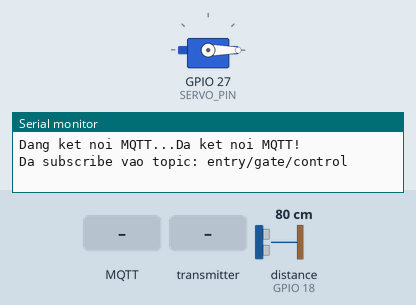
Bench run of a sketch on a simulated ESP32. Shown: servo, the last lines printed to the serial monitor. Wiring (inferred from the names in the program): ultrasonic range finder: trigger GPIO 5; echo GPIO 18. The test bench sets the inputs (shaded band); at power-on: distance to the obstacle (sensor on GPIO 18) 80 cm. The echo pulse lasts 58.3 µs per cm; WiFi joins after 1.5 s; servers stay silent unless stated; random numbers use the default seed unless the sketch sets one; no MQTT or app messages arrive unless stated.

Above: at 2.7 s.
2.8 s: MQTT message "OPEN_GATE" arrives on the first subscribed topic
At 3.8 s:
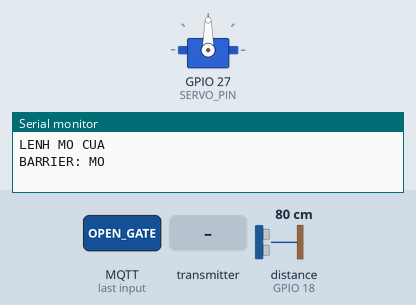
4.3 s: distance to the obstacle (sensor on GPIO 18) set to 2 cm
5.8 s: the transmitter starts sending objectDetected = 0
8.8 s: MQTT message "CLOSE_GATE" arrives on the first subscribed topic
10.3 s: MQTT message "1" arrives on the first subscribed topic
Timing chart, 0 to 12.8 s (numbered marks = the images above; inputs shaded):
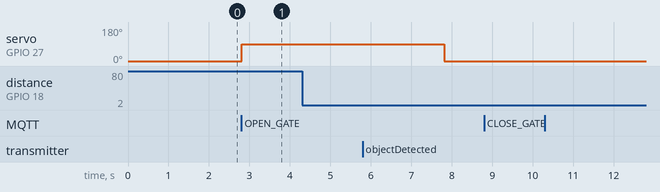

The sketch:

esp32.ino
```cpp
#include <WiFi.h>
#include <esp_now.h>
#include <ESP32Servo.h>
#include <PubSubClient.h>

// Chân kết nối cảm biến siêu âm
#define TRIG_PIN 5
#define ECHO_PIN 18
#define SERVO_PIN 27

Servo barrierServo;

// Biến cho cảm biến siêu âm
unsigned long lastSensorTime = 0;
const unsigned long SENSOR_INTERVAL = 100; // Đọc cảm biến mỗi 100ms
bool objectDetected = false;
bool lastObjectState = false;
float currentDistance = 0.0;

// Biến điều khiển servo
bool barrierIsOpen = false;
unsigned long barrierOpenTime = 0;
const unsigned long BARRIER_OPEN_DURATION = 5000; // 5 giây

// Thông tin WiFi
const char* ssid = "HOANG_GIA_78";
const char* password = "hd456789";

// Thông tin MQTT Server
const char* mqttServer = "tmsherk.id.vn"; // hoặc "13.215.140.112"
const int mqttPort = 1883;
const char* mqttTopic = "entry/gate/control";

// MAC của ESP nhận (ESP32-CAM)
uint8_t receiverMAC[] = {0xD4, 0xE9, 0xF4, 0xA2, 0xEF, 0x58};

// Struct dữ liệu ESP-NOW (đồng bộ với ESP32-CAM)
typedef struct struct_message {
    bool objectDetected;
    char licensePlate[32];
} struct_message;

struct_message dataToSend;
struct_message incomingData;

// Khai báo MQTT Client
WiFiClient wifiClient;
PubSubClient mqttClient(wifiClient);

// Hàm đọc khoảng cách từ cảm biến siêu âm
float readDistance() {
    digitalWrite(TRIG_PIN, LOW);
    delayMicroseconds(2);
    digitalWrite(TRIG_PIN, HIGH);
    delayMicroseconds(10);
    digitalWrite(TRIG_PIN, LOW);

    long duration = pulseIn(ECHO_PIN, HIGH);
    float distance = duration * 0.034 / 2; // Tính khoảng cách theo cm

    return distance;
}

void openBarrier() {
    barrierServo.write(90); // Mở barrier (90 độ)
    barrierIsOpen = true;
    barrierOpenTime = millis();
    Serial.println("BARRIER: MO");
}

void closeBarrier() {
    barrierServo.write(0); // Đóng barrier (0 độ)
    barrierIsOpen = false;
    Serial.println("BARRIER: DONG");
}

void sendData() {
    dataToSend.objectDetected = objectDetected;
    // Xóa nội dung biển số cũ trong data gửi đi
    memset(dataToSend.licensePlate, 0, sizeof(dataToSend.licensePlate));

    esp_err_t result = esp_now_send(receiverMAC, (uint8_t *) &dataToSend, sizeof(dataToSend));

    if (result == ESP_OK) {
        Serial.println("Gui thanh cong");
    } else {
        Serial.println("Loi gui");
    }
}

// Hàm xử lý tin nhắn MQTT
void mqttCallback(char* topic, byte* payload, unsigned int length) {
    Serial.print("Nhan tin nhan MQTT: [");
    Serial.print(topic);
    Serial.print("] ");

    String message;
    for (unsigned int i = 0; i < length; i++) {
        message += (char)payload[i];
    }
    Serial.println(message);

    // Xử lý lệnh điều khiển barrier
    if (message == "OPEN_GATE") {
        Serial.println("LENH MO CUA");
        openBarrier();
    } else if (message == "CLOSE_GATE") {
        Serial.println("LENH DONG CUA");
        closeBarrier();
    }
}

// Hàm kết nối lại MQTT
void reconnectMQTT() {
    while (!mqttClient.connected()) {
        Serial.print("Dang ket noi MQTT...");

        // Tạo client ID ngẫu nhiên
        String clientId = "ESP32-Barrier-";
        clientId += String(random(0xffff), HEX);

        if (mqttClient.connect(clientId.c_str())) {
            Serial.println("Da ket noi MQTT!");

            // Subscribe vào topic điều khiển
            mqttClient.subscribe(mqttTopic);
            Serial.print("Da subscribe vao topic: ");
            Serial.println(mqttTopic);

        } else {
            Serial.print("Loi ket noi MQTT, code: ");
            Serial.print(mqttClient.state());
            Serial.println(". Thu lai sau 5s...");
            delay(5000);
        }
    }
}

void OnDataSent(const wifi_tx_info_t *info, esp_now_send_status_t status) {
    Serial.print("Trang thai gui: ");
    Serial.println(status == ESP_NOW_SEND_SUCCESS ? "Thanh cong" : "That bai");
}

void OnDataRecv(const esp_now_recv_info *info, const uint8_t *data, int len) {
    // Copy dữ liệu nhận được vào struct toàn cục
    memcpy(&incomingData, data, min(len, (int)sizeof(incomingData)));

    Serial.print("Nhan du lieu tu: ");
    for (int i = 0; i < 6; i++) {
        Serial.printf("%02X", info->src_addr[i]);
        if (i < 5) Serial.print(":");
    }
    Serial.println();

    // CHỈ IN THÔNG TIN, KHÔNG MỞ BARRIER
    // Kiểm tra nếu có objectDetected và licensePlate
    if (incomingData.objectDetected && strlen(incomingData.licensePlate) > 0) {
        // Chuyển mảng char sang String
        String licensePlate = String(incomingData.licensePlate);

        Serial.print("Nhan duoc bien so: ");
        Serial.println(licensePlate);

        Serial.println("BIEN SO XE:");
        Serial.println(licensePlate);
    } else {
        Serial.println("Khong co bien so trong du lieu nhan duoc");
    }
}

void connectWiFi() {
    Serial.println("Dang ket noi WiFi...");
    Serial.print("SSID: ");
    Serial.println(ssid);

    WiFi.begin(ssid, password);

    // Chờ kết nối trong 5 giây, nếu không được thì tiếp tục cho ESP-NOW
    unsigned long startTime = millis();
    while (WiFi.status() != WL_CONNECTED && millis() - startTime < 5000) {
        delay(500);
        Serial.print(".");
    }

    if (WiFi.status() == WL_CONNECTED) {
        Serial.println("\nDa ket noi WiFi!");
        Serial.print("IP: ");
        Serial.println(WiFi.localIP());
    } else {
        Serial.println("\nKhong the ket noi WiFi, nhung ESP-NOW van hoat dong");
        Serial.println("ESP-NOW se su dung channel mac dinh");
    }
}

void setup() {
    Serial.begin(115200);

    Serial.println("He thong bat dau");

    // Khởi tạo chân cảm biến siêu âm
    pinMode(TRIG_PIN, OUTPUT);
    pinMode(ECHO_PIN, INPUT);

    // Khởi tạo Servo
    barrierServo.attach(SERVO_PIN);
    closeBarrier(); // Đảm bảo barrier đóng khi khởi động
    Serial.println("Servo da khoi tao");

    // Đặt chế độ WiFi và kết nối
    WiFi.mode(WIFI_STA);
    connectWiFi();

    // Cấu hình MQTT
    mqttClient.setServer(mqttServer, mqttPort);
    mqttClient.setCallback(mqttCallback);
    mqttClient.setBufferSize(512);

    Serial.println("Dang giam sat cam bien sieu am...");

    // Khởi tạo ESP-NOW
    if (esp_now_init() != ESP_OK) {
        Serial.println("Loi khoi tao ESP-NOW!");
        return;
    }

    esp_now_register_send_cb(OnDataSent);
    esp_now_register_recv_cb(OnDataRecv);

    // Thêm peer
    esp_now_peer_info_t peerInfo = {};
    memcpy(peerInfo.peer_addr, receiverMAC, 6);
    peerInfo.channel = 0;
    peerInfo.encrypt = false;

    if (esp_now_add_peer(&peerInfo) != ESP_OK) {
        Serial.println("Loi them peer");
        return;
    }

    // Khởi tạo biến licensePlate trong struct gửi đi
    memset(dataToSend.licensePlate, 0, sizeof(dataToSend.licensePlate));

    Serial.println("He thong san sang nhan tin hieu cam bien VA dieu khien barrier qua MQTT");
}

void loop() {
    // Duy trì kết nối MQTT
    if (!mqttClient.connected()) {
        reconnectMQTT();
    }
    mqttClient.loop();

    // Đọc cảm biến siêu âm theo chu kỳ
    if (millis() - lastSensorTime >= SENSOR_INTERVAL) {
        lastSensorTime = millis();

        currentDistance = readDistance();

        // Kiểm tra ngưỡng phát hiện (3.5cm)
        bool newObjectState = (currentDistance < 3.5 && currentDistance > 0);

        // Chỉ gửi dữ liệu khi có thay đổi trạng thái
        if (newObjectState != lastObjectState) {
            objectDetected = newObjectState;
            lastObjectState = newObjectState;

            // Gửi dữ liệu qua ESP-NOW (GIỮ NGUYÊN)
            sendData();

            Serial.print("Khoang cach: ");
            Serial.print(currentDistance);
            Serial.print("cm - Phat hien vat can: ");
            Serial.println(objectDetected ? "CO" : "KHONG");
        }
    }

    // Xử lý đóng barrier sau 5 giây (nếu được mở bằng MQTT)
    if (barrierIsOpen && (millis() - barrierOpenTime > BARRIER_OPEN_DURATION)) {
        closeBarrier();
    }

    delay(10); // Tránh đọc cảm biến quá nhanh
}
```

Measured:
- after the input at 2.8 s, servo on GPIO 27 (SERVO_PIN): 0° → 90° at once
